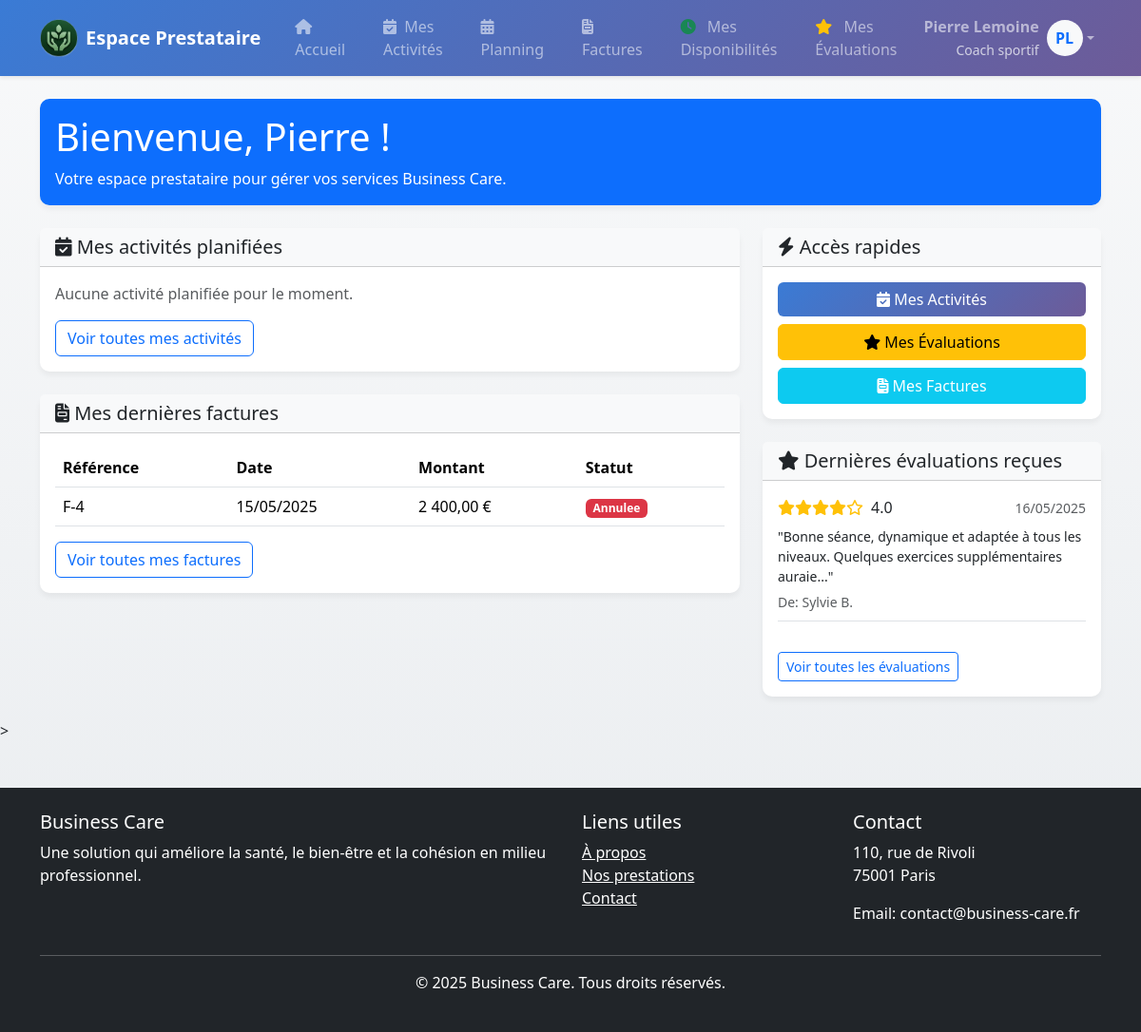
/frontOffice/prestataire/index.php (signed in), run on the app's committed database.
### tables this page shows
CREATE TABLE `facture` (
  `facture_id` int(11) NOT NULL,
  `date_emission` date DEFAULT NULL,
  `date_echeance` date DEFAULT NULL,
  `montant` decimal(10,2) DEFAULT NULL,
  `montant_tva` decimal(10,2) DEFAULT NULL,
  `montant_ht` decimal(10,2) DEFAULT NULL,
  `statut` 	ENUM('Attente', 'Payee', 'Annulee') DEFAULT 'Attente',
  `methode_paiement` VARCHAR(50)	DEFAULT NULL,
  `fichier` varchar(255) DEFAULT NULL,
  `id_devis` int(11) DEFAULT NULL,
  `id_prestataire` int(11) DEFAULT NULL,
  `payment_intent_id` varchar(100) DEFAULT NULL
);

CREATE TABLE `evaluation` (
  `evaluation_id` int(11) NOT NULL,
  `note` int(11) DEFAULT NULL,
  `commentaire` text DEFAULT NULL,
  `id_collaborateur` int(11) DEFAULT NULL,
  `date_creation` datetime DEFAULT NULL,
  `desactivate` boolean DEFAULT 0
);

CREATE TABLE `collaborateur` (
  `collaborateur_id` int(11) NOT NULL,
  `nom` varchar(255) NOT NULL,
  `prenom` varchar(255) NOT NULL,
  `username` varchar(255) NOT NULL,
  `role` varchar(255) DEFAULT "employe",
  `email` varchar(255) NOT NULL,
  `password` varchar(255) DEFAULT NULL,
  `telephone` varchar(20) DEFAULT NULL,
  `id_societe` int(11) DEFAULT NULL,
  `date_creation` datetime DEFAULT NULL,
  `date_activite` datetime DEFAULT NULL,
  `token` varchar(255) DEFAULT NULL,
  `expiration` datetime DEFAULT NULL,
  `desactivate` boolean DEFAULT 0
);

### api/dao/provider.php (called while the page is built, shortened)
<?php
function getAllActivities(int $limit = null, int $offset = null, $providerId)  {
    $db = getDatabaseConnection();
    $sql = "SELECT a.activite_id, a.nom, a.date, a.type, a.id_devis, a.id_lieu, l.adresse, l.ville, l.code_postal
            FROM activite a
            LEFT JOIN lieu l ON a.id_lieu = l.lieu_id
            WHERE a.id_prestataire = :id";
    $params = [
        'id'=> $providerId
    ];
    if ($limit !== null) {
        $sql .= " LIMIT " . (string) $limit;
        if ($offset !== null) {
            $sql .= " OFFSET " . (string) $offset;
        }
    }
    $stmt = $db->prepare($sql);
    $res = $stmt->execute($params);
    if ($res) {
        return $stmt->fetchAll(PDO::FETCH_ASSOC);
    }
    return null;
}
function getProviderInvoices($prestataire_id) {
    $db = getDatabaseConnection();
    $sql = "SELECT f.facture_id, f.date_emission, f.date_echeance, f.montant, f.montant_tva,
                   f.montant_ht, f.statut, f.methode_paiement, f.fichier, d.devis_id,
                   s.nom AS nom_societe, s.siret
            FROM facture f
            LEFT JOIN devis d ON f.id_devis = d.devis_id
            LEFT JOIN societe s ON d.id_societe = s.societe_id
            WHERE f.id_prestataire = :prestataire_id
            ORDER BY f.date_emission DESC";
    $stmt = $db->prepare($sql);
    $res = $stmt->execute([
        'prestataire_id' => $prestataire_id
    ]);
    if ($res) {
        return $stmt->fetchAll(PDO::FETCH_ASSOC);
    }
    return [];
}

### api/dao/evaluation.php (called while the page is built, shortened)
<?php
function getEvaluationsByProviderId(int $prestataire_id){
    $db = getDatabaseConnection();
    $sql = "SELECT e.evaluation_id, e.note, e.commentaire, e.date_creation,
                   c.nom as collaborateur_nom, c.prenom as collaborateur_prenom
            FROM evaluation e
            JOIN note_prestataire np ON e.evaluation_id = np.id_evaluation
            JOIN collaborateur c ON e.id_collaborateur = c.collaborateur_id
            WHERE np.id_prestataire = :prestataire_id AND e.desactivate = 0
            ORDER BY e.date_creation DESC";
    $stmt = $db->prepare($sql);
    $res = $stmt->execute([
        'prestataire_id' => $prestataire_id
    ]);
    if ($res) {
        return $stmt->fetchAll(PDO::FETCH_ASSOC);
    }
    return [];
}

### frontOffice/prestataire/index.php (the view, shortened to what this page needs)
<?php
require_once 'includes/head.php';
include_once 'includes/header.php';
?>
<div class="container mt-4">
    <div class="row mb-4">
        <div class="col-12">
            <div class="card bg-primary text-white">
                <div class="card-body">
                    <h1 class="card-title">Bienvenue, <?php echo htmlspecialchars($_SESSION['prenom']); ?> !</h1>
                    <p class="card-text">Votre espace prestataire pour gérer vos services Business Care.</p>
                </div>
            </div>
        </div>
    </div>
    <div class="row">
        <div class="col-md-8">
            <div class="card mb-4">
                <div class="card-header bg-light">
                    <h5 class="card-title mb-0"><i class="fas fa-calendar-check"></i> Mes activités planifiées</h5>
                </div>
                <div class="card-body">
                    <?php
                    require_once '../../api/dao/provider.php';
                    $activities = isset($_SESSION['prestataire_id']) ?
                        getAllActivities(5, 0, $_SESSION['prestataire_id']) : [];
                    if ($activities && count($activities) > 0) {
                        $today = date('Y-m-d');
                        $upcomingActivities = array_filter($activities, function($activity) use ($today) {
                            return $activity['date'] >= $today;
                        });
                        $upcomingActivities = array_slice($upcomingActivities, 0, 3);
                        if (count($upcomingActivities) > 0) {
                            foreach ($upcomingActivities as $activity) {
                                ?>
                                <div class="mb-2 p-2 border-bottom">
                                    <div class="d-flex justify-content-between align-items-center">
                                        <strong><?php echo htmlspecialchars($activity['nom']); ?></strong>
                                        <small class="text-muted"><?php echo date('d/m/Y', strtotime($activity['date'])); ?></small>
                                    </div>
                                    <div class="text-muted small">
                                        <i class="fas fa-tag"></i> <?php echo htmlspecialchars($activity['type']); ?>
                                    </div>
                                </div>
                                <?php
                            }
                        } else {
                            echo '<p class="text-muted">Aucune activité planifiée pour le moment.</p>';
                        }
                    } else {
                        echo '<p class="text-muted">Aucune activité disponible.</p>';
                    }
                    ?>
                    <div class="mt-3">
                        <a href="activites.php" class="btn btn-outline-primary">Voir toutes mes activités</a>
                    </div>
                </div>
            </div>
            <div class="card mb-4">
                <div class="card-header bg-light">
                    <h5 class="card-title mb-0"><i class="fas fa-file-invoice"></i> Mes dernières factures</h5>
                </div>
                <div class="card-body">
                    <div id="recent-invoices">
                        <table class="table table-hover">
                            <thead>
                                <tr>
                                    <th>Référence</th>
                                    <th>Date</th>
                                    <th>Montant</th>
                                    <th>Statut</th>
                                </tr>
                            </thead>
                            <tbody>
                            <?php
                                require_once '../../api/dao/provider.php';
                                if (isset($_SESSION['prestataire_id'])) {
                                    $invoices = getProviderInvoices($_SESSION['prestataire_id']);
                                    $recentInvoices = array_slice($invoices, 0, 3);
                                    if (count($recentInvoices) > 0) {
                                        foreach ($recentInvoices as $invoice) {
                                            $statusClass = '';
                                            switch ($invoice['statut']) {
                                                case 'Annulee':
                                                    $statusClass = 'bg-danger';
                                                    break;
                                            }
                                            $dateEmission = date('d/m/Y', strtotime($invoice['date_emission']));
                                            $montant = number_format($invoice['montant'], 2, ',', ' ') . ' €';
                                            echo "<tr>";
                                            echo "<td>F-" . $invoice['facture_id'] . "</td>";
                                            echo "<td>{$dateEmission}</td>";
                                            echo "<td>{$montant}</td>";
                                            echo "<td><span class='badge {$statusClass}'>" . ucfirst($invoice['statut']) . "</span></td>";
                                            echo "</tr>";
                                        }
                                    } else {
                                        echo "<tr><td colspan='4' class='text-center'>Aucune facture disponible.</td></tr>";
                                    }
                                } else {
                                    echo "<tr><td colspan='4' class='text-center'>Session invalide. Veuillez vous reconnecter.</td></tr>";
                                }
                            ?>
                            </tbody>
                        </table>
                        <div class="mt-3">
                            <a href="factures.php" class="btn btn-outline-primary">Voir toutes mes factures</a>
                        </div>
                    </div>
                </div>
            </div>
        </div>
        <div class="col-md-4">
            <div class="card mb-4">
                <div class="card-header bg-light">
                    <h5 class="card-title mb-0"><i class="fas fa-bolt"></i> Accès rapides</h5>
                </div>
                <div class="card-body">
                    <div class="d-grid gap-2">
                        <a href="activites.php" class="btn btn-primary">
                            <i class="fas fa-calendar-check"></i> Mes Activités
                        </a>
                        <a href="evaluations.php" class="btn btn-warning">
                            <i class="fas fa-star"></i> Mes Évaluations
                        </a>
                        <a href="factures.php" class="btn btn-info text-white">
                            <i class="fas fa-file-invoice"></i> Mes Factures
                        </a>
                    </div>
                </div>
            </div>
            <div class="card mb-4">
                <div class="card-header bg-light">
                    <h5 class="card-title mb-0"><i class="fas fa-star"></i> Dernières évaluations reçues</h5>
                </div>
                <div class="card-body">
                    <?php
                    require_once '../../api/dao/evaluation.php';
                    if (isset($_SESSION['prestataire_id'])) {
                        $evaluations = getEvaluationsByProviderId($_SESSION['prestataire_id']);
                        $recentEvaluations = array_slice($evaluations, 0, 3);
                        if (count($recentEvaluations) > 0) {
                            foreach ($recentEvaluations as $evaluation) {
                                $dateCreation = date('d/m/Y', strtotime($evaluation['date_creation']));
                                $stars = '';
                                for ($i = 1; $i <= 5; $i++) {
                                    if ($i <= $evaluation['note']) {
                                        $stars .= '<i class="fas fa-star"></i>';
                                    } else {
                                        $stars .= '<i class="far fa-star"></i>';
                                    }
                                }
                                echo '<div class="mb-3 pb-2 border-bottom">';
                                echo '<div class="d-flex justify-content-between align-items-center mb-2">';
                                echo '<div>';
                                echo '<span class="text-warning">' . $stars . '</span>';
                                echo '<span class="ms-2">' . $evaluation['note'] . '.0</span>';
                                echo '</div>';
                                echo '<small class="text-muted">' . $dateCreation . '</small>';
                                echo '</div>';
                                echo '<p class="small mb-1">"' . htmlspecialchars(substr($evaluation['commentaire'], 0, 100)) . (strlen($evaluation['commentaire']) > 100 ? '...' : '') . '"</p>';
                                echo '<small class="text-muted">De: ' . htmlspecialchars($evaluation['collaborateur_prenom'] . ' ' . substr($evaluation['collaborateur_nom'], 0, 1) . '.') . '</small>';
                                echo '</div>';
                            }
                        } else {
                            echo '<div class="alert alert-info">Vous n\'avez pas encore reçu d\'évaluations.</div>';
                        }
                    } else {
                        echo '<div class="alert alert-warning">Session invalide. Veuillez vous reconnecter.</div>';
                    }
                    ?>
                    <a href="evaluations.php" class="btn btn-outline-primary btn-sm mt-3">Voir toutes les évaluations</a>
                </div>
            </div>
        </div>
    </div>
</div>
>
<?php
include 'includes/footer.php';
?>

### frontOffice/prestataire/includes/header.php (style rules this page uses)
body { background: linear-gradient(to bottom, #f8f9fa, #e9ecef); min-height: 100vh; }
.card { border: none; border-radius: 10px; box-shadow: 0 4px 6px rgba(0,0,0,0.05); transition: transform 0.2s, box-shadow 0.2s; }
.btn-primary { background: linear-gradient(135deg, #3a7bd5 0%, #6d5b98 100%); border: none; }

### data on the page
facture: facture_id "4", date_emission "15/05/2025", montant "2 400,00 €", statut "Annulee"
evaluation: note "4", date_creation "16/05/2025", commentaire "Bonne séance, dynamique et adaptée à tous les niveaux. Quelques exercices supplémentaires auraie", id_collaborateur.nom "Sylvie B."

### other printed values
$_SESSION['prenom'] . ' ' . $_SESSION['nom'] "Pierre Lemoine"
$_SESSION['type'] "Coach sportif"
substr($_SESSION['prenom'], 0, 1) "P"
substr($_SESSION['nom'], 0, 1) "L"
$_SESSION['prenom'] "Pierre"
